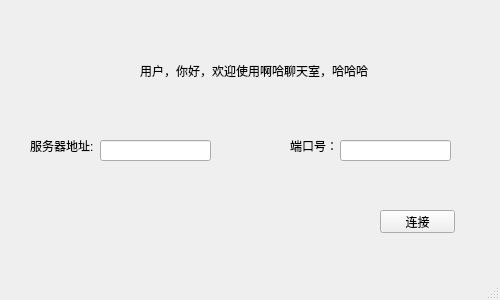
<?xml version="1.0" encoding="UTF-8"?>
<ui version="4.0">
 <class>Config</class>
 <widget class="QMainWindow" name="Config">
  <property name="geometry">
   <rect>
    <x>0</x>
    <y>0</y>
    <width>500</width>
    <height>300</height>
   </rect>
  </property>
  <property name="windowTitle">
   <string>MainWindow</string>
  </property>
  <widget class="QWidget" name="centralwidget">
   <widget class="QPushButton" name="conButton">
    <property name="geometry">
     <rect>
      <x>380</x>
      <y>210</y>
      <width>75</width>
      <height>23</height>
     </rect>
    </property>
    <property name="cursor">
     <cursorShape>PointingHandCursor</cursorShape>
    </property>
    <property name="text">
     <string>连接</string>
    </property>
   </widget>
   <widget class="QLabel" name="label_3">
    <property name="geometry">
     <rect>
      <x>30</x>
      <y>130</y>
      <width>71</width>
      <height>31</height>
     </rect>
    </property>
    <property name="text">
     <string>服务器地址: </string>
    </property>
   </widget>
   <widget class="QLabel" name="label_4">
    <property name="geometry">
     <rect>
      <x>290</x>
      <y>140</y>
      <width>54</width>
      <height>12</height>
     </rect>
    </property>
    <property name="text">
     <string>端口号：</string>
    </property>
   </widget>
   <widget class="QLineEdit" name="paddress">
    <property name="geometry">
     <rect>
      <x>340</x>
      <y>140</y>
      <width>111</width>
      <height>21</height>
     </rect>
    </property>
    <property name="text">
     <string/>
    </property>
   </widget>
   <widget class="QLineEdit" name="saddress">
    <property name="geometry">
     <rect>
      <x>100</x>
      <y>140</y>
      <width>111</width>
      <height>21</height>
     </rect>
    </property>
    <property name="text">
     <string/>
    </property>
   </widget>
   <widget class="QLabel" name="label">
    <property name="geometry">
     <rect>
      <x>140</x>
      <y>60</y>
      <width>241</width>
      <height>21</height>
     </rect>
    </property>
    <property name="text">
     <string>用户，你好，欢迎使用啊哈聊天室，哈哈哈</string>
    </property>
   </widget>
  </widget>
  <widget class="QMenuBar" name="menubar">
   <property name="geometry">
    <rect>
     <x>0</x>
     <y>0</y>
     <width>500</width>
     <height>23</height>
    </rect>
   </property>
  </widget>
  <widget class="QStatusBar" name="statusbar"/>
 </widget>
 <resources/>
 <connections/>
</ui>
